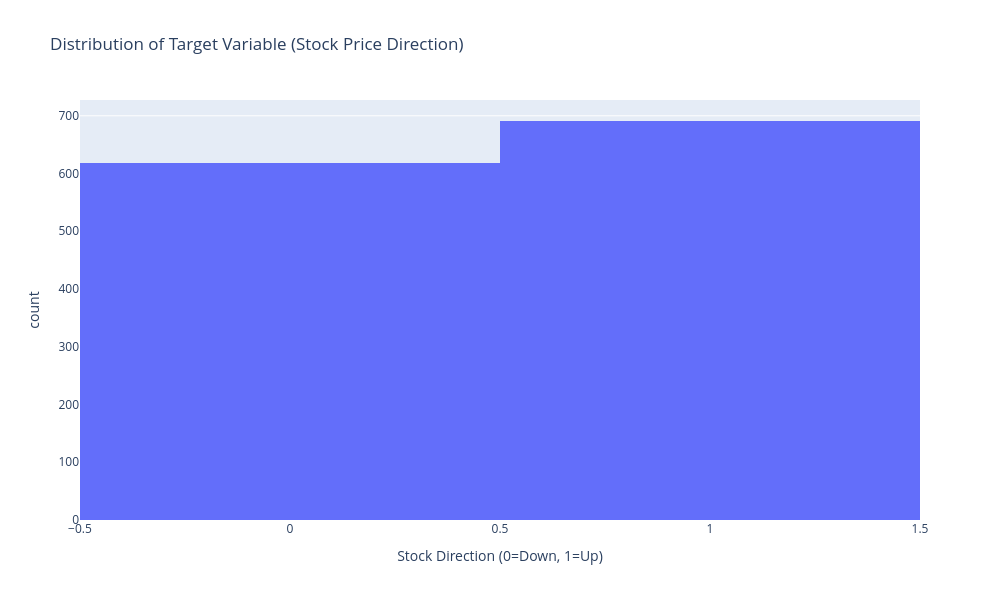

Notebook source saved alongside this figure:
### Code cell
# Check feature correations with the target variable
corr_with_target = stocks.corr()['Target'].sort_values(ascending=False)
print("Correlation of features with Target variable:")
print(corr_with_target)
stocks.corr()
corr_with_target.plot(kind='barh', title='Correlation of Features with Target Variable', figsize=(12, 10), color='skyblue')
print(corr_with_target)
#fig = px.imshow(stocks.corr(), title='Correlation Heatmap of Stock Features', width=1000, height=800)
fig.show()

#corr_with_close = stocks.corr()['Close'].sort_values(ascending=False).drop('Close')
#print("Correlation of features with Close price:")
#print(corr_with_close)
#corr_with_close.plot(kind='barh', title='Correlation of Features with Close Price', figsize=(12, 6), color='salmon')
#fig.show()

# Correlation of lag features with the target variable
lag_features = [col for col in stocks.columns if 'Lag' in col]
corr_with_lags = stocks[lag_features + ['Target']].corr()['Target'].sort_values(ascending=False)
corr_with_lags.plot(kind='barh', title='Correlation of Lag Features with Target Variable', figsize=(12, 6), color='lightgreen')

### Figure 1 — Plotly figure (JSON) as saved in the notebook; plotly's stock layout.template omitted (floating-point values rounded to 4 significant figures; data arrays with more than 128 entries replaced by an {"elided": "..."} marker saying what was removed)
{"data": [{"bingroup": "x", "hovertemplate": "Stock Direction (0=Down, 1=Up)=%{x}<br>count=%{y}<extra></extra>", "legendgroup": "", "marker": {"color": "#636efa", "pattern": {"shape": ""}}, "name": "", "orientation": "v", "showlegend": false, "type": "histogram", "x": {"elided": "1309 int values"}, "xaxis": "x", "yaxis": "y"}], "layout": {"barmode": "relative", "height": 600, "legend": {"tracegroupgap": 0}, "title": {"text": "Distribution of Target Variable (Stock Price Direction)"}, "width": 1000, "xaxis": {"anchor": "y", "domain": [0, 1], "title": {"text": "Stock Direction (0=Down, 1=Up)"}}, "yaxis": {"anchor": "x", "domain": [0, 1], "title": {"text": "count"}}}}
